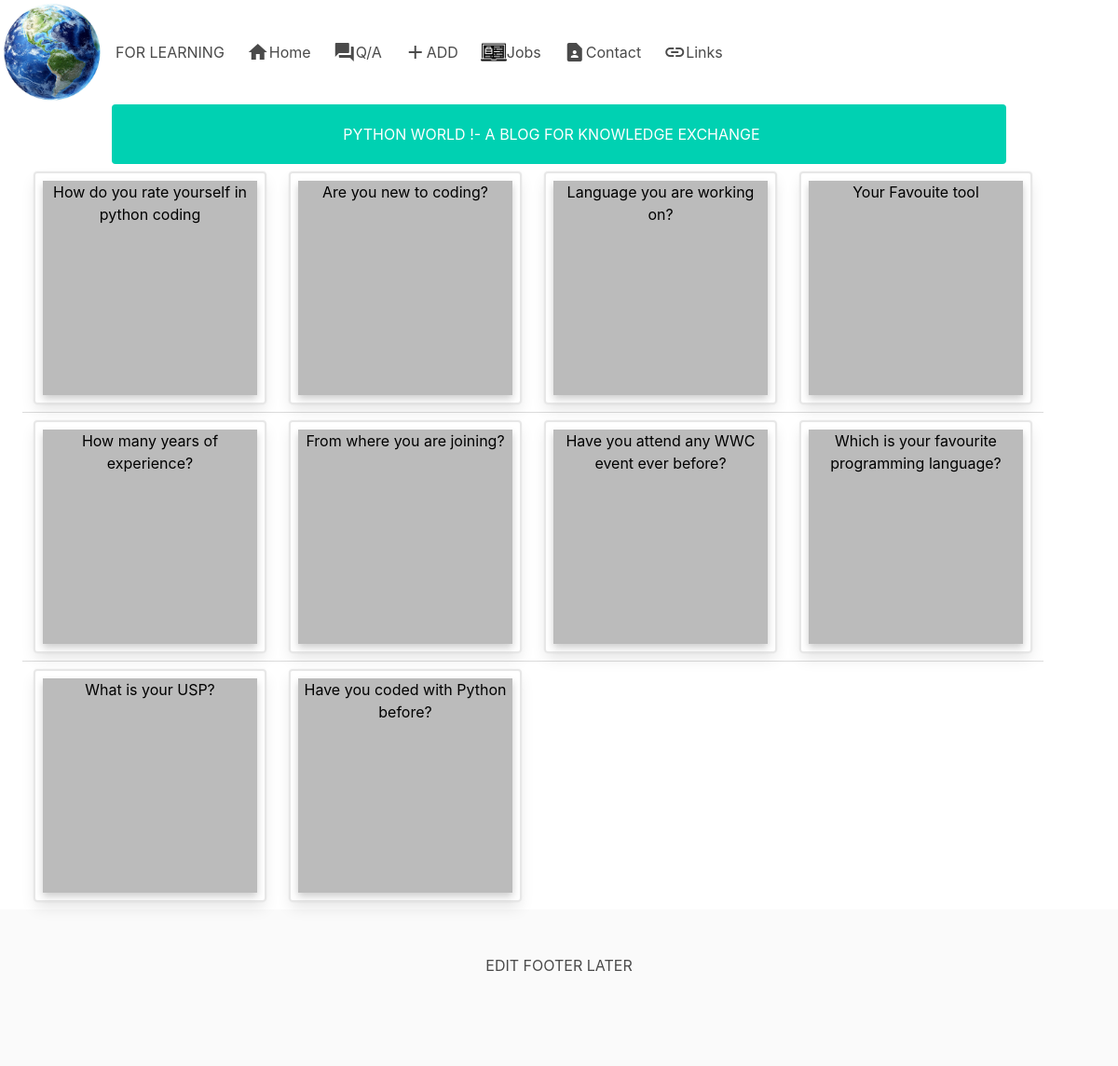
Page /cards/ on the committed database.
### wwcodeapp/models.py (models this page shows, shortened)
class Topic(models.Model):
    Question = models.CharField(max_length=350)
    date_added = models.DateTimeField(auto_now_add=True)

### wwcodeapp/views.py (the view, shortened to what this page needs)
# urls.py: path('cards/',views.cards, name='cards'),
def cards(request,**kwargs):
    all_objects= Topic.objects.all()
    qbank = [{ blog.pk: blog.Question} for blog in all_objects]
    return render(request,'wwcodeapp/cards.html',{"qbank":qbank})

### wwcodeapp/templates/wwcodeapp/cards.html (shortened to what this page needs)
{% extends 'wwcodeapp/details.html' %}
{% block content %}
<div class="container is-widescreen" >
  <table class="table">
    <tr>
{% for i in qbank %}
    {% if forloop.counter0|divisibleby:4 %}
     <tr>
    {% endif %}
  {% for key,value in i.items %}
  <td>
  <section class="card">
        <div class="card-inner">
            <article class="card-front">
                {{value}}
            </article>
            <article class="card-back">
              <br>
              <form action="/cards/id={{key}}" method="GET">
              <div class="is-centered">
              <br>
              <div class="field is-grouped">&nbsp;&nbsp;&nbsp;&nbsp;&nbsp;&nbsp;&nbsp;
                <p class="control">
                  <button type="submit" class="button is-link">
                  </button>
                </p>
                <p class="control">
                  <button class="button is-danger">
                  </button>
                </p>
              </div>
            </div>
          </form>
            </article>
        </div>
  </section>
</td>
  {% endfor %}
{% endfor %}
</tr>
</table>
</div>
{% endblock content %}

### wwcodeapp/templates/wwcodeapp/details.html (shortened to what this page needs)
{% extends 'wwcodeapp/index.html' %}

### wwcodeapp/templates/wwcodeapp/index.html (shortened to what this page needs)
{% load static %}
<!DOCTYPE html>
<html>
  <head>
    <link rel="stylesheet" href="{% static 'wwcodeapp/css/bulma.min.css' %}">
    <link rel="stylesheet" href="{% static 'wwcodeapp/css/card.css' %}">
  </head>
  <body>
    <nav class="navbar" role="navigation" aria-label="main navigation">
        <div class="navbar-brand">
            <img src="{% static 'wwcodeapp/img/globe.jpg' %}" width="112" height="28">
            <p class="navbar-item">FOR LEARNING</p>
        </div>
        <div id="navbarBasicExample" class="navbar-menu">
          <div class="navbar-start">
            <a class="navbar-item" href="{% url 'wwcodeapp:index' %}">
             <span class="material-icons">
             </span>
              Home
            </a>
            <a href="{% url 'wwcodeapp:cards' %}" class="navbar-item">
                <span class="material-icons">
                </span>Q/A
            </a>
                <a href="{% url 'wwcodeapp:details' %}" class="navbar-item">
                    <span class="material-icons">
                        </span>
                  ADD
                </a>
                <a class="navbar-item">
                 <img src="{% static 'wwcodeapp/img/job.png' %}">
                  Jobs
                </a>
                <a class="navbar-item">
                  <span class="material-icons">
                    </span>
                  Contact
                </a>
                <div class="navbar-item has-dropdown is-hoverable">
                  <a class="navbar-link is-arrowless">
                    <span class="material-icons">
                      </span>
                    Links
                  </a>
                </div>
          </div>
        </div>
      </nav>
      <div class="container is-max-widescreen">
        <div class="notification is-primary">
          <center>PYTHON WORLD !- A BLOG FOR KNOWLEDGE EXCHANGE</center>
        </div>
      </div>
      {% block content %}{% endblock content %}
  <footer class="footer">
    <div class="content has-text-centered">
      <p>
        EDIT FOOTER LATER</p>
    </div>
  </footer>
  </body>
</html>

### wwcodeapp/static/wwcodeapp/css/card.css (style rules this page uses)
a { color: purple; text-decoration: none; }
.card { background-color: transparent; width: 250px; height: 250px; display: grid; grid-template-columns: repeat(auto-fill, minmax(200px, 1fr)); grid-auto-rows: auto; grid-gap: 1rem; border: 2px solid #e7e7e7; border-radius: 4px; padding: .5rem; }
.card-inner { position: relative; width: 100%; height: 100%; text-align: center; transition: transform 0.6s; transform-style: preserve-3d; box-shadow: 0 4px 8px 0 rgba(0, 0, 0, 0.2); }
.card-front, .card-back { position: absolute; width: 100%; height: 100%; backface-visibility: hidden; }
.card-front { background-color: #bbb; color: black; }
.card-back { background-color: white; transform: rotateY(180deg); }

### rows in the picture
Topic: i "How do you rate yourself in python coding"
Topic: i "Are you new to coding?"
Topic: i "Language you are working on?"
Topic: i "Your Favouite tool"
Topic: i "How many years of experience?"
Topic: i "From where you are joining?"
Topic: i "Have you attend any WWC event ever before?"
Topic: i "Which is your favourite programming language?"
Topic: i "What is your USP?"
Topic: i "Have you coded with Python before?"
